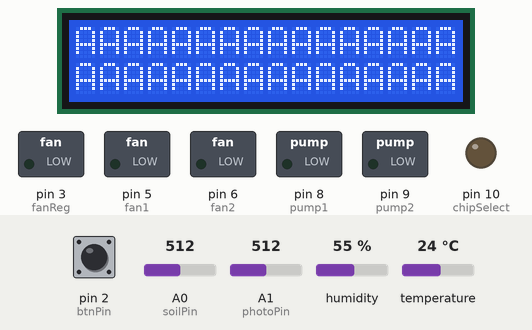
A sketch run on a simulated Arduino Uno, built with avr-gcc and run on an emulated ATmega328P. On the bench: 16×2 character LCD, switched loads named in the sketch (green lamp = pin HIGH), output pins drawn as LEDs (lit = HIGH). The test bench sets the inputs (shaded band); at power-on: pin 2 (btnPin) HIGH, A0 (soilPin) = 512, A1 (photoPin) = 512, humidity 55 %, temperature 24 °C. What the sketch prints to the serial monitor is not drawn.

Above: at 1.2 s.
1.3 s: pin 2 (btnPin) pulled LOW for 0.15 s
At 2.5 s:
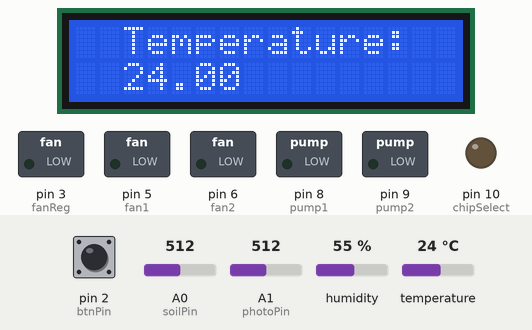
2.9 s: pin 2 (btnPin) pulled LOW for 1 s
At 4.6 s:
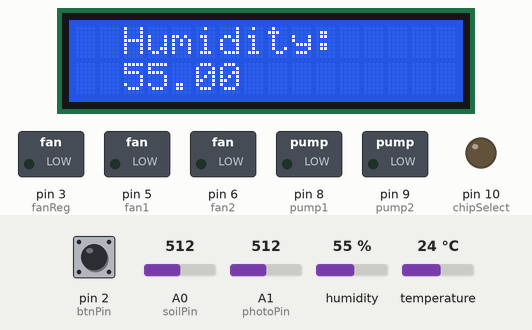
5.4 s: pin 2 (btnPin) pulled LOW for 0.15 s
At 6.3 s:
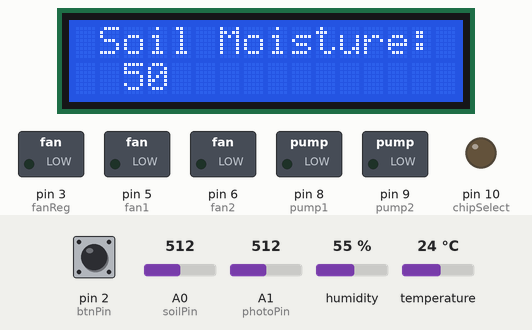
7.0 s: pin 2 (btnPin) pulled LOW for 3.2 s
At 11.4 s:
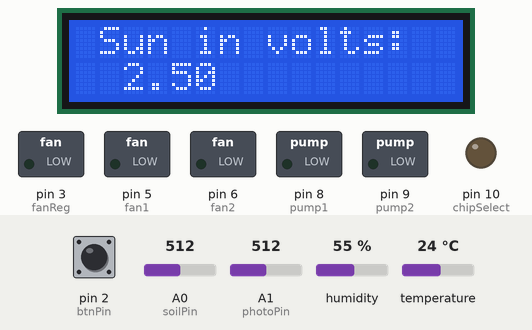
11.7 s: pin 2 (btnPin) pulled LOW for 0.15 s
At 13.0 s:
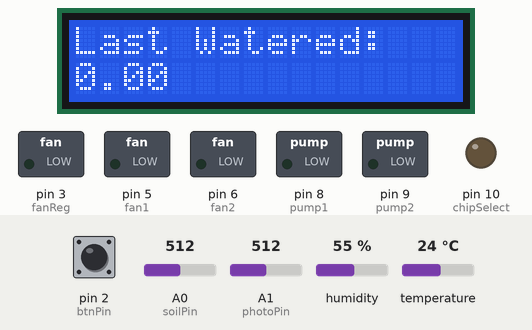
13.3 s: pin 2 (btnPin) pulled LOW for 1 s
At 14.7 s:
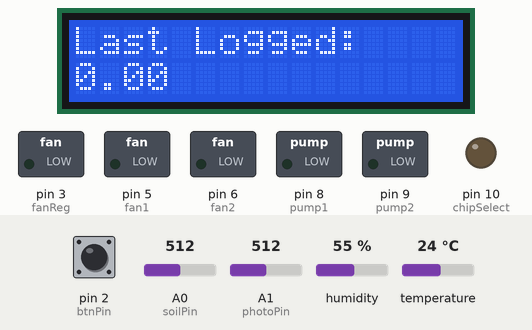
Timing chart, 0 to 16.3 s (numbered marks = the images above; inputs shaded):
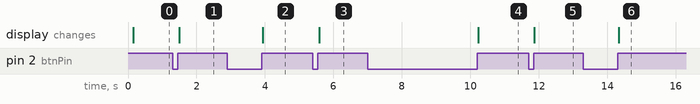

Measured:
- after the input at 1.3 s, the display: changes after 0.20 s (image 1)
- after the input at 2.9 s, the display: changes after 1.0 s (image 2)
- after the input at 5.4 s, the display: changes after 0.18 s (image 3)
- after the input at 7.0 s, the display: changes after 3.2 s (image 4)
- after the input at 11.7 s, the display: changes after 0.17 s (image 5)
- after the input at 13.3 s, the display: changes after 1.0 s (image 6)

The sketch:

SCREENUPDATE.ino
```cpp
#include <LiquidCrystal_I2C.h>
#include "DHT.h"
#include <SPI.h>
#include <SD.h>

//All data pins
const int tempPin = 4;
const int btnPin = 2;
const int soilOn = 7;
const int chipSelect = 10;
const int soilPin = A0;
const int photoPin = A1;
const int pump1 = 8;
const int pump2 = 9;
const int fan1 = 5;
const int fan2 = 6;
const int fanReg = 3;


LiquidCrystal_I2C lcd(0x27, 16, 2); //LCD screen setup

File myFile; //File Setup

//Temp&Humid Setup
#define DHTTYPE DHT11
DHT dht(tempPin, DHTTYPE);

//Variables for different sensors
int scrset = -1;
int scrLast;
int laststate;
int perc;
float temp;
float humid;
float value;
float photoData;
bool wasWater = false;
bool water = false;

//ScreenOn Variable
bool isScreenOn = false;

//millis commands
unsigned long currentMillis = 0;
unsigned long previousSDMillis = 0;
unsigned long scrOffCalculate = 0;
unsigned long previousWater =0;
unsigned long previousFan =0;

//millis intervals
const int hourCheck = 18000;
//3600000
const int screenTimeCheck = 18000;
const int waterTime = 10000;
const int fanTime = 30000;

void setup() {
  lcd.init();
  lcd.clear();
  lcd.backlight();      // Make sure backlight is on

  Serial.begin(9600);
  dht.begin();

  pinMode(btnPin, INPUT);
  pinMode(soilPin, INPUT);
  pinMode(photoPin, INPUT);

  pinMode(chipSelect, OUTPUT);

  pinMode(pump1, OUTPUT);
  pinMode(pump2, OUTPUT);

  pinMode(fan1, OUTPUT);
  pinMode(fan2, OUTPUT);
  pinMode(fanReg, OUTPUT);
}

void loop() {
  // put your main code here, to run repeatedly:
 scrOnCheck();
}

 void scrSelect()
 {

    if (scrset == 0)
    {
      lastscr();
      lcd.print("AAAAAA");

   }

    if(scrset == 1) //Displays Current temperature
    {
      lastscr();
      temp = dht.readTemperature();

      lcd.setCursor(2,0);
      lcd.print("Temperature:");
      lcd.setCursor(2,1);   //Move cursor to character 2 on line 1
      lcd.print(temp);
    }

    if (scrset == 2) // Displays current Humidity
    {
      lastscr();
      humid = dht.readHumidity();

      lcd.setCursor(2,0);
      lcd.print("Humidity:");
      lcd.setCursor(2,1);   //Set cursor to character 2 on line 0
      lcd.print(humid);
   }

    if (scrset == 3) // Displays Soil Moisture
    {
      lastscr();
      digitalWrite(soilOn, HIGH);
      value = analogRead(soilPin);
      int per = map(value, 0, 1023, 0, 100);

      lcd.setCursor(1,0);
      lcd.print("Soil Moisture:");
      lcd.setCursor(2,1);
      lcd.print(per);
      digitalWrite(soilOn, LOW);
   }

    if (scrset == 4) // Displays Amount of light in volts
    {
      lastscr();
      float photoData = analogRead(photoPin);

      float voltage = (float)photoData * 5 / 1023;
      lcd.setCursor(1,0);
      lcd.print("Sun in volts:");
      lcd.setCursor(2,1);
      lcd.print(voltage);
    }

    if(scrset == 5) // Displays when plant last watered (in hours)
    {
      lastscr();
      currentMillis = millis();
      float minsSinceWater = (currentMillis - previousWater) / 60000;

      lcd.setCursor(0,0);
      lcd.print("Last Watered:");
      lcd.setCursor(0,1);
      lcd.print(minsSinceWater);
       Serial.println("5");
    }

    if (scrset == 6)// Displays when data was last recorded
    {
      lastscr();
     currentMillis = millis();
    float minsSinceSD = (currentMillis - previousSDMillis) / 60000;

      lcd.setCursor(0,0);
      lcd.print("Last Logged:");
      lcd.setCursor(0,1);
      lcd.print(minsSinceSD);
     Serial.println("6");
    }
 }

void whatScreen()
{
  int look = digitalRead(btnPin);

  if (look != laststate)
  {
    if (look == 1)
    {
      currentMillis = millis();
      scrOffCalculate = currentMillis;
      scrset += 1;
      if (scrset >= 7)
      {
        scrset = 0;
      }
      Serial.println(scrset);
    }
    laststate = look;
  }
}

void lastscr()
{
  if (scrLast != scrset)
  {
    lcd.clear();
    scrLast = scrset;
  }
}

void scrOnCheck()
{
  if (isScreenOn == false)
  {
    lcd.clear();
    lcd.noBacklight();
    if(digitalRead(btnPin) == HIGH)
    {
      isScreenOn = true;
      scrOffCalculate = currentMillis;
    }
  }
  if(isScreenOn == true)
  {
    currentMillis = millis();
    lcd.backlight();
    whatScreen();
    scrSelect();
    if (currentMillis - scrOffCalculate >= screenTimeCheck)
    {
        isScreenOn = false;
    }
  }
}
```
